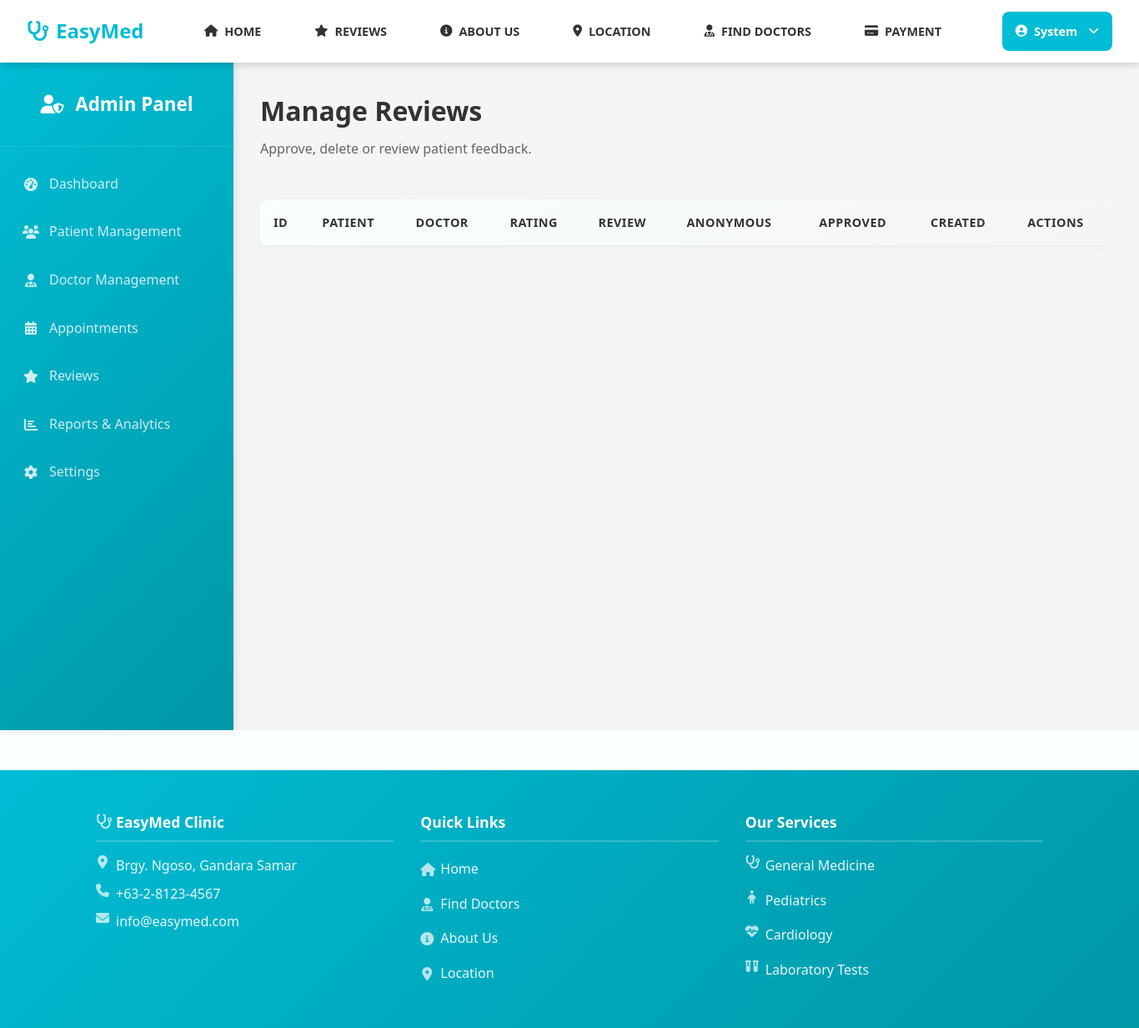
Page /admin/Reviews/review_admin.php (signed in) on the earlier database version.
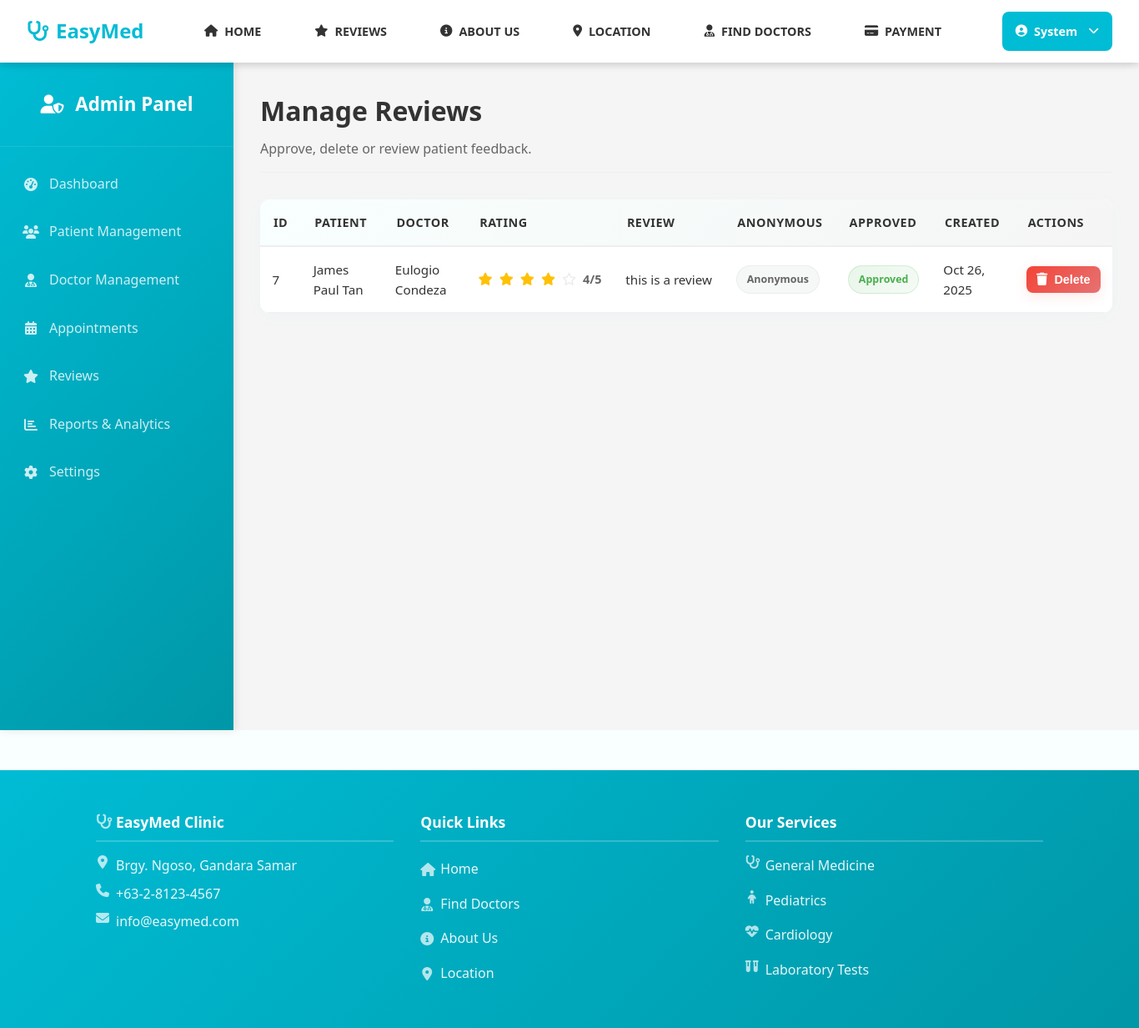
Same page on the later database version.
### tables this page shows
CREATE TABLE reviews (
                    id INTEGER PRIMARY KEY AUTOINCREMENT,
                    patient_id INTEGER NOT NULL,
                    doctor_id INTEGER NOT NULL,
                    appointment_id INTEGER,
                    rating INTEGER CHECK (rating >= 1 AND rating <= 5),
                    review_text TEXT,
                    status VARCHAR(20) DEFAULT 'active' CHECK (status IN ('active', 'inactive')),
                    created_at DATETIME DEFAULT CURRENT_TIMESTAMP, is_anonymous INTEGER DEFAULT 0, is_approved INTEGER DEFAULT 1,
                    FOREIGN KEY (patient_id) REFERENCES patients(id),
                    FOREIGN KEY (doctor_id) REFERENCES doctors(id),
                    FOREIGN KEY (appointment_id) REFERENCES appointments(id)
                );

### includes/database.php (called while the page is built, shortened)
<?php
class Database {
    private $connection;
    private static $instance = null;
    public static function getInstance() {
        if (self::$instance === null) {
            self::$instance = new self();
        }
        return self::$instance;
    }
    private function connect() {
        try {
            if (DB_TYPE === 'sqlite') {
                $this->connection = new PDO(
                    "sqlite:" . SQLITE_PATH,
                    null,
                    null,
                    array(
                        PDO::ATTR_ERRMODE => PDO::ERRMODE_EXCEPTION,
                        PDO::ATTR_DEFAULT_FETCH_MODE => PDO::FETCH_ASSOC
                    )
                );
                $this->connection->exec('PRAGMA foreign_keys = ON');
            }
        } catch (PDOException $e) {
            die("Database connection failed: " . $e->getMessage());
        }
    }
    public function query($sql, $params = array()) {
        try {
            $stmt = $this->connection->prepare($sql);
            $stmt->execute($params);
            return $stmt;
        } catch (PDOException $e) {
            error_log("Database query error: " . $e->getMessage());
            throw $e;
        }
    }
    public function fetchAll($sql, $params = array()) {
        $stmt = $this->query($sql, $params);
        return $stmt->fetchAll();
    }
}
?>

### admin/Reviews/review_admin.php (the view, shortened to what the changed rows need)
<?php
$db = Database::getInstance();
$reviews = $db->fetchAll("SELECT r.*, p.user_id as patient_user_id, u_p.first_name as patient_first_name, u_p.last_name as patient_last_name, d.user_id as doctor_user_id, u_d.first_name as doctor_first_name, u_d.last_name as doctor_last_name
    FROM reviews r
    LEFT JOIN patients p ON r.patient_id = p.id
    LEFT JOIN users u_p ON p.user_id = u_p.id
    LEFT JOIN doctors d ON r.doctor_id = d.id
    LEFT JOIN users u_d ON d.user_id = u_d.id
    ORDER BY r.created_at DESC");
require_once '../../includes/header.php';
?>
<div class="admin-container">
    <div class="admin-content">
        <div class="content-header">
            <h1>Manage Reviews</h1>
        </div>
        <div class="content-section">
            <div class="table-container">
                <table class="data-table">
                    <thead>
                        <tr>
                            <th>ID</th>
                            <th>Patient</th>
                            <th>Doctor</th>
                            <th>Rating</th>
                            <th>Review</th>
                            <th>Anonymous</th>
                            <th>Approved</th>
                            <th>Created</th>
                            <th>Actions</th>
                        </tr>
                    </thead>
                    <tbody>
                        <?php foreach ($reviews as $r): ?>
                        <tr>
                            <td><?php echo $r['id']; ?></td>
                            <td><?php echo $r['patient_user_id'] ? htmlspecialchars($r['patient_first_name'] . ' ' . $r['patient_last_name']) : 'Guest'; ?></td>
                            <td><?php echo $r['doctor_user_id'] ? htmlspecialchars($r['doctor_first_name'] . ' ' . $r['doctor_last_name']) : 'Unknown'; ?></td>
                            <td>
                                <div class="rating-display">
                                    <?php
                                    $rating = intval($r['rating']);
                                    for ($i = 1; $i <= 5; $i++) {
                                        echo $i <= $rating ? '<i class="fas fa-star star-filled"></i>' : '<i class="far fa-star star-empty"></i>';
                                    }
                                    ?>
                                    <span class="rating-number"><?php echo $rating; ?>/5</span>
                                </div>
                            </td>
                            <td><?php echo nl2br(htmlspecialchars($r['review_text'])); ?></td>
                            <td><?php echo $r['is_anonymous'] ? '<span class="pill pill-anonymous">Anonymous</span>' : '<span class="pill pill-public">Public</span>'; ?></td>
                            <td><?php echo $r['is_approved'] ? '<span class="pill pill-approved">Approved</span>' : '<span class="pill pill-pending">Pending</span>'; ?></td>
                            <td><?php echo date('M j, Y', strtotime($r['created_at'])); ?></td>
                            <td>
                                <form method="post" action="process_review_admin.php" style="display:inline-block;">
                                    <button type="submit" name="action" value="delete" class="btn btn-sm btn-danger" onclick="return confirm('Delete this review?');">
                                        <i class="fas fa-trash"></i> Delete
                                    </button>
                                </form>
                            </td>
                        </tr>
                        <?php endforeach; ?>
                    </tbody>
                </table>
            </div>
        </div>
    </div>
</div>
<?php require_once '../../includes/footer.php';

Differences in the rows shown:
added reviews: id "7", patient_last_name "James Paul Tan", doctor_last_name "Eulogio Condeza", rating "4", review_text "this is a review", is_anonymous "Anonymous", is_approved "Approved", created_at "Oct 26, 2025"
